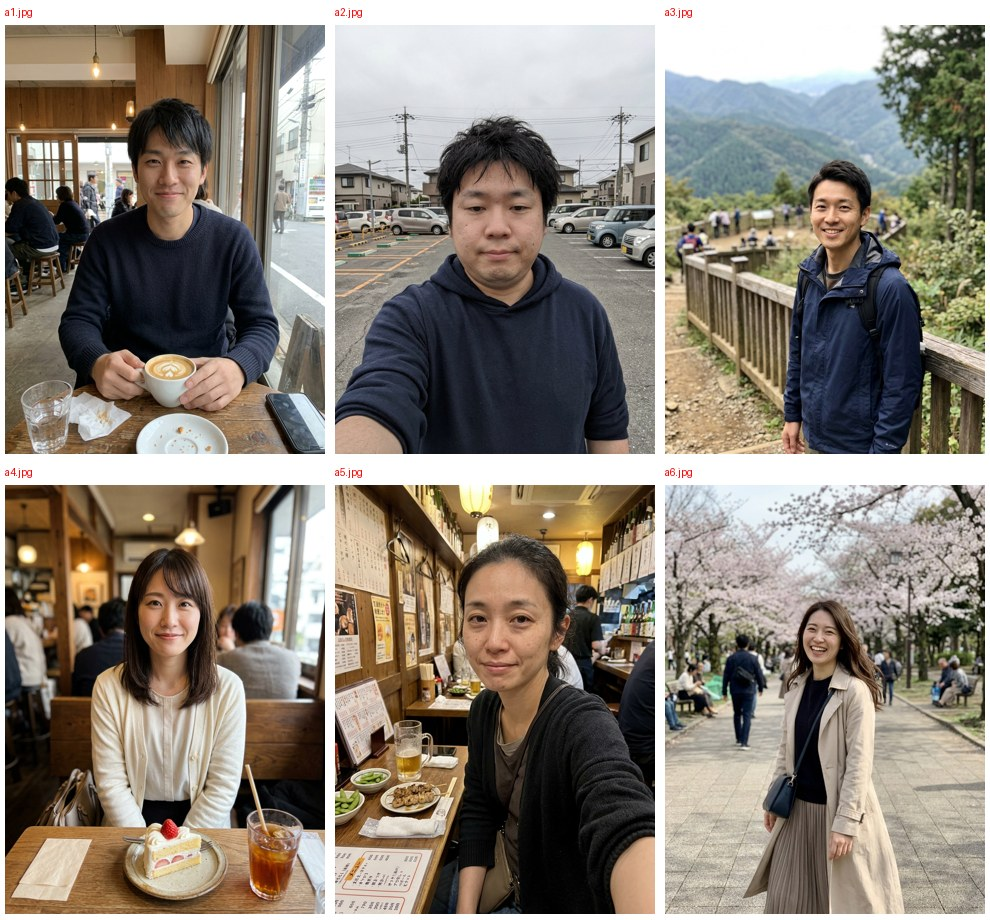
#> input picture production/app-photos/_一覧.jpg, 990 x 920 px, given in place of p0547.jpg, which was not available
$ python shrink-purikura-eyes.py ../../production/app-photos '../../production/app-photos/_第1弾.jpg' 1.0
#> lines starting #> are read from the running program, lines starting #| are printed output that depends on the picture
# プリクラ風の加工写真（目の極端な拡大）の目を縮めて自然寄りにする（2026-11-25 指示）。
# 元画像は production/npc-purikura-original に保存。使い方: python scripts/photos/shrink-purikura-eyes.py production/npc-purikura-original public/npc 0.30 [写真ID...]
# 最初の6枚はこのあと remove-heart-stamps.py でハートを消している（作り直すときはこの順に2つとも実行）
import sys, numpy as np
from PIL import Image
# 目の中心(x,y)と目の幅(px)。600x750 の画像座標
EYES = {
 'p0547': [(257,170,62),(355,150,58)],
 'p0553': [(250,242,66),(380,227,64)],
 'p0559': [(270,212,56),(372,200,54)],
 'p0562': [(210,210,62),(332,177,58)],
 'p0568': [(207,240,66),(330,202,62)],
 'q0526': [(232,147,52),(342,127,50)],
 # プリクラ機の写真（友達の顔をスタンプで隠した2人写り。2026-11-25 追加）
 'p0059': [(195,250,68),(315,280,64)],
 'p0089': [(115,222,70),(222,183,70)],
 'p0100': [(185,257,74),(290,310,74)],
 'p0158': [(225,182,56),(305,150,52)],
 'p0166': [(200,180,56),(278,155,56)],
 'p0174': [(365,195,64),(470,160,64)],
 'p0190': [(280,170,60),(366,151,60)],
 'p0199': [(312,187,56),(400,160,56)],
 'p0253': [(300,220,60),(382,178,60)],
 'p0265': [(225,165,56),(305,150,56)],
 'p0279': [(213,150,60),(300,185,56)],
 'p0290': [(345,222,60),(440,185,60)],
 'p0302': [(195,148,56),(268,138,52)],
 'p0466': [(165,230,64),(258,205,60)],
 'p0469': [(170,230,70),(265,205,66)],
}
# 写真ごとの強さ（省略時はコマンドの値）
STRENGTH = {n: 0.42 for n in ['p0059','p0089','p0100','p0158','p0166','p0174','p0190','p0199','p0253','p0265','p0279','p0290','p0302','p0466','p0469']}  # プリクラ機の写真は目の拡大が強いので強めに
def bilinear(a, xs, ys):
    h,w=a.shape[:2]
    xs=np.clip(xs,0,w-1.001); ys=np.clip(ys,0,h-1.001)
    x0=np.floor(xs).astype(int); y0=np.floor(ys).astype(int); fx=(xs-x0)[...,None]; fy=(ys-y0)[...,None]
    return (a[y0,x0]*(1-fx)*(1-fy)+a[y0,x0+1]*fx*(1-fy)+a[y0+1,x0]*(1-fx)*fy+a[y0+1,x0+1]*fx*fy)
def shrink(a, cx, cy, ew, k):
    h,w=a.shape[:2]; Rx=ew*1.15; Ry=ew*0.85
    yy,xx=np.mgrid[0:h,0:w].astype(np.float64)
    dx=(xx-cx)/Rx; dy=(yy-cy)/Ry; r2=dx*dx+dy*dy
    m=r2<1; wgt=np.where(m,(1-r2)**2,0)
    s=1+k*wgt   # 中心ほど外側から取る＝縮む
    sx=cx+(xx-cx)*s; sy=cy+(yy-cy)*s
    out=a.copy(); out[m]=bilinear(a,sx[m],sy[m]); return out
src, dst, k = sys.argv[1], sys.argv[2], float(sys.argv[3])
only = set(sys.argv[4:])
for n,eyes in EYES.items():
    if only and n not in only: continue
    a=np.asarray(Image.open(f'{src}/{n}.jpg').convert('RGB')).astype(np.float64)
    for cx,cy,ew in eyes: a=shrink(a,cx,cy,ew,STRENGTH.get(n,k))
    Image.fromarray(np.clip(a+0.5,0,255).astype(np.uint8)).save(f'{dst}/{n}.jpg',quality=90)
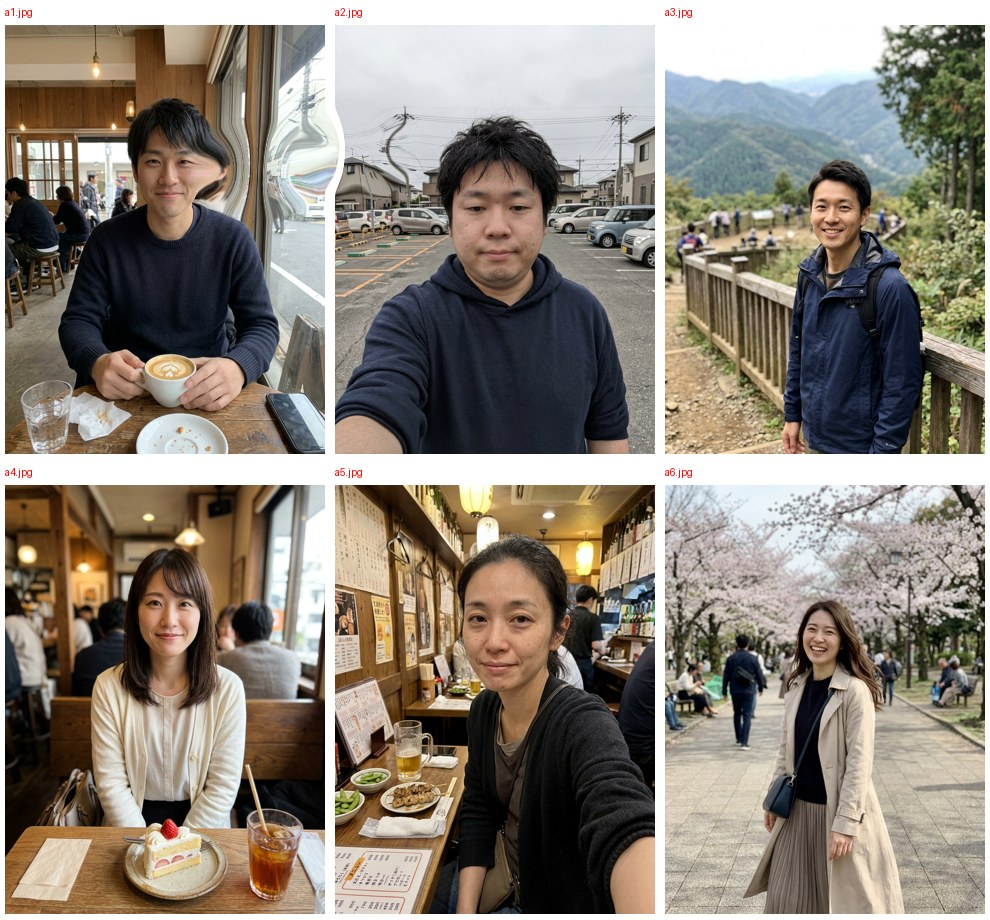
#> saved as p0547.jpg: PIL image 990x920 RGB; mean R, G, B 139.3, 131.1, 120.5
#> pass 2 of the loop `for n,eyes in EYES.items():`:
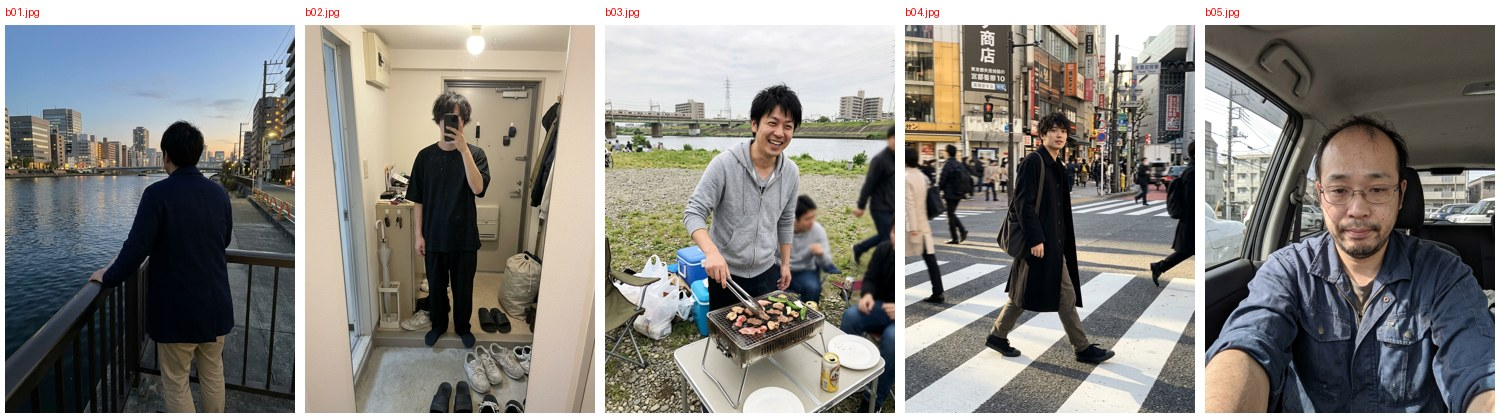
#> input picture production/app-photos/_第1弾.jpg, 1500 x 420 px, given in place of p0553.jpg, which was not available
#> `Image.fromarray(np.clip(a+0.5,0,255).astype(np.uint8)).save(f'{dst}/{n..`:
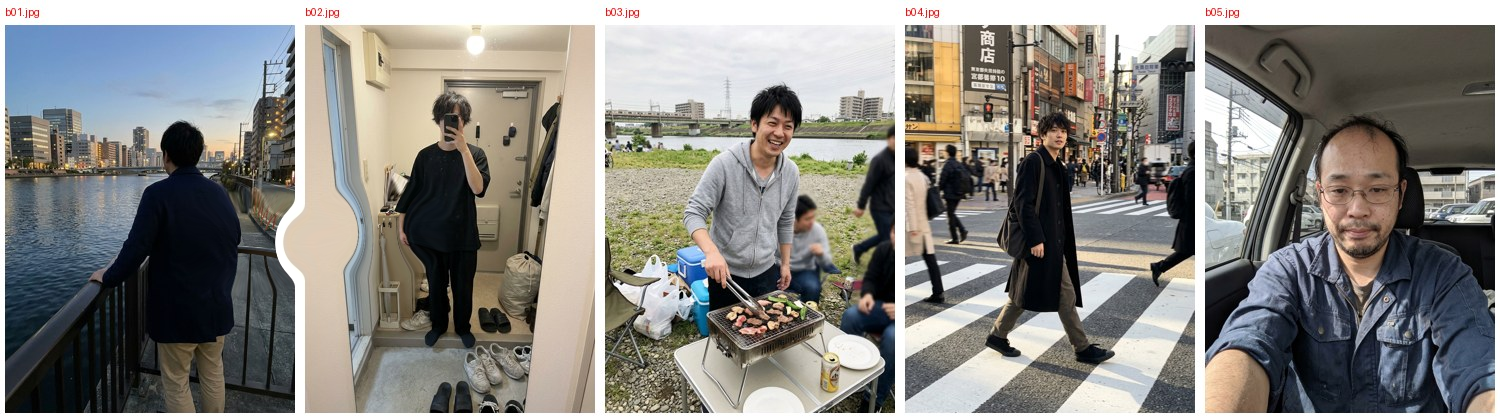
#> saved as p0553.jpg: PIL image 1500x420 RGB; mean R, G, B 136.6, 134.9, 130.6
#> (the run stopped early here; a loop or call above may not have finished)
